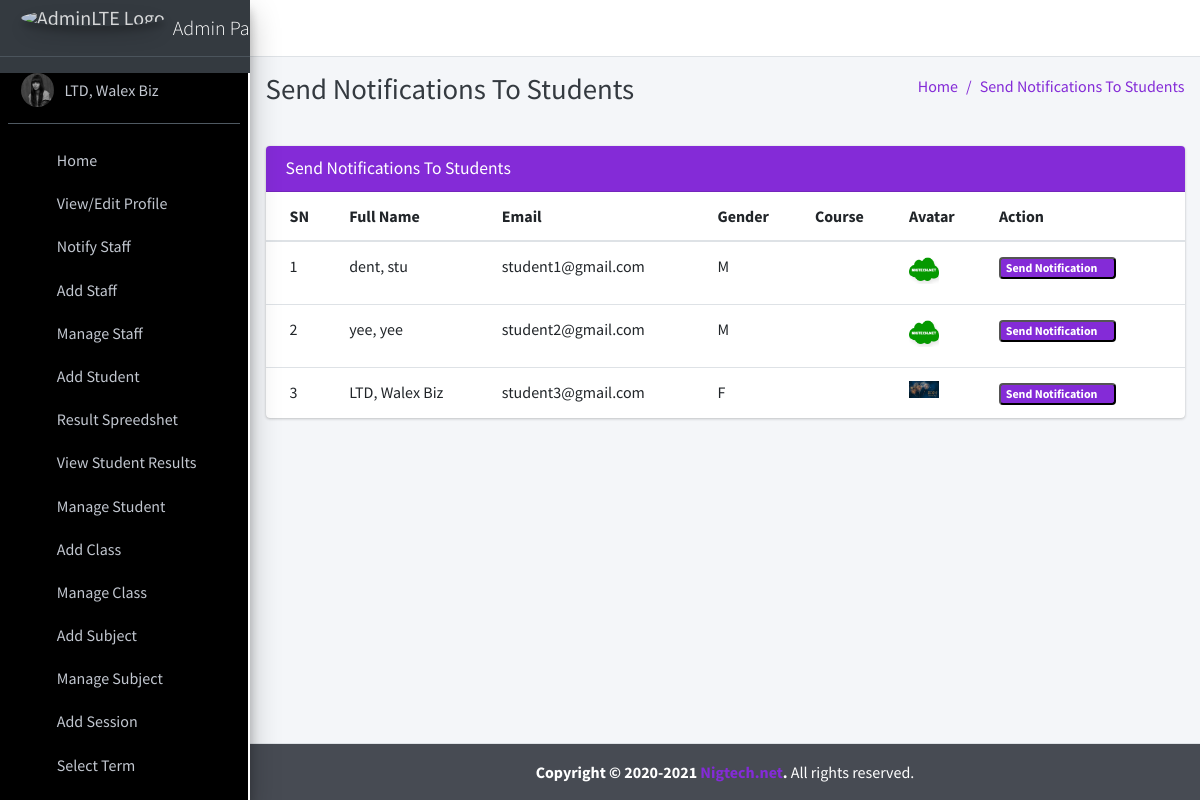
Page /admin_notify_student (signed in) on the committed database.
### main_app/models.py (models this page shows)
class CustomUser(AbstractUser):
    USER_TYPE = ((1, "HOD"), (2, "Staff"), (3, "Student"))
    GENDER = [("M", "Male"), ("F", "Female")]
    username = None  # Removed username, using email instead
    email = models.EmailField(unique=True)
    user_type = models.CharField(default=1, choices=USER_TYPE, max_length=1)
    gender = models.CharField(max_length=1, choices=GENDER)
    profile_pic = models.ImageField()
    address = models.TextField()
    fcm_token = models.TextField(default="")
    created_at = models.DateTimeField(auto_now_add=True)
    updated_at = models.DateTimeField(auto_now=True)
    USERNAME_FIELD = "email"
    REQUIRED_FIELDS = []
    objects = CustomUserManager()
    def __str__(self):
        return self.last_name + ", " + self.first_name

### main_app/hod_views.py (the view)
# urls.py: path("admin_notify_student", hod_views.admin_notify_student,
def admin_notify_student(request):
    student = CustomUser.objects.filter(user_type=3)
    context = {
        'page_title': "Send Notifications To Students",
        'students': student
    }
    return render(request, "hod_template/student_notification.html", context)

### main_app/templates/hod_template/student_notification.html (shortened to what this page needs)
{% extends 'main_app/base.html' %}
{% load static %}
{% block page_title %}{{page_title}}{% endblock page_title %}
{% block content %}
<section class="content">
    <div class="container-fluid">
      <div class="row">
          <div class="col-12">
            <div class="card card-primary">
              <div class="card-header">
                <h3 class="card-title">{{ page_title }}</h3>
              </div>
              <div class="card-body table-responsive p-0">
                <table class="table table-hover text-nowrap">
                  <thead>
                    <tr>
                                    <th>SN</th>
                                    <th>Full Name</th>
                                    <th>Email</th>
                                    <th>Gender</th>
                                    <th>Course</th>
                                    <th>Avatar</th>
                                    <th>Action</th>
                                </tr>
                            </thead>
                            <tbody>
                                {% for student in students %}
                                <tr>
                                    <td>{{ forloop.counter }}</td>
                                    <td>{{student.last_name}}, {{student.first_name}}</td>
                                    <td>{{student.email}}</td>
                                    <td>{{student.gender}}</td>
                                    <td>{{student.student.course.name}}</td>
                                    <td>
                                        {% if student.profile_pic == ""  %}
                                        No Image
                                        {% else %}
                                        <img class="img img-fluid mb-2" height="30px" width="30px"
                                            src="{{student.profile_pic}}" alt="">
                                        {% endif %}
                                    </td>
                                    <td><button data-toggle = "modal" data-target = "#myModal"class="badge badge-primary show_notification" value="{{student.id}}">Send Notification <i class="nav-icon fas fa-envelope"></i></button>
                                    </td>
                                </tr>
                                {% endfor %}
                            </tbody>
                        </table>
                    </div>
                </div>
            </div>
        </div>
    </div>
</section>
{% endblock content %}

### main_app/templates/main_app/sidebar_template.html (shortened to what this page needs)
{% load static %}
<aside class="main-sidebar sidebar-dark-primary elevation-4">
{% if request.user.user_type == '1' %}
    <a href="{% url 'admin_home' %}" class="brand-link">
        <img src="https://www.graphicsprings.com/filestorage/stencils/a85b7c149ea786ceeac77c4fa7fd7a56.png?width=500&height=500 " alt="AdminLTE Logo"
            class="brand-image img-circle elevation-3" style="opacity: .8">
        <span class="brand-text font-weight-light">Admin Panel</span>
    </a>
    <div class="sidebar" style="background-color: #000; color: #fff; border-right: 2px solid #fff;">
        <div class="user-panel mt-3 pb-3 mb-3 d-flex">
            <div class="image">
                <img src="{{ request.user.profile_pic}}" class="img-circle elevation-2" alt="User Image">
            </div>
            <div class="info">
                <a href="#" class="d-block">{{user}}</a>
            </div>
        </div>
        <nav class="mt-2">
            <ul class="nav nav-pills nav-sidebar flex-column" data-widget="treeview" role="menu" data-accordion="false">
                <li class="nav-item">
                    {% url 'admin_home' as admin_home %}
                    <a href="{{admin_home}}" class="nav-link {% if admin_home == request.path %} active {% endif %}">
                        <i class="nav-icon fas fa-home"></i>
                        <p>
                            Home
                        </p>
                    </a>
                </li>
                <li class="nav-item">
                    {% url 'admin_view_profile' as admin_view_profile %}
                    <a href="{{admin_view_profile}}" class="nav-link {% if admin_view_profile == request.path %} active {% endif %}">
                        <i class="nav-icon fas fa-user"></i>
                        <p>
                            View/Edit Profile
                        </p>
                    </a>
                </li>
                <li class="nav-item">
                    {% url 'admin_notify_staff' as admin_notify_staff %}
                    <a href="{{admin_notify_staff}}" class="nav-link {% if admin_notify_staff == request.path %} active {% endif %}">
                        <i class="nav-icon fas fa-envelope"></i>
                        <p>
                            Notify Staff
                        </p>
                    </a>
                </li>
                <li class="nav-item">
                    {% url 'add_staff' as add_staff %}
                    <a href="{{add_staff}}" class="nav-link {% if add_staff == request.path %} active {% endif %}">
                        <i class="nav-icon fas fa-plus-circle"></i>
                        <p>
                            Add Staff
                        </p>
                    </a>
                </li>
                <li class="nav-item">
                    {% url 'manage_staff' as manage_staff %}
                    {% url 'edit_staff' staff_id as edit_staff %}
                    <a href="{{manage_staff}}"
                        class="nav-link {% if manage_staff == request.path or request.path == edit_staff %} active {% endif %}">
                        <i class="nav-icon fas fa-tasks"></i>
                        <p>
                            Manage Staff
                        </p>
                    </a>
                </li>
                <li class="nav-item">
                    {% url 'add_student' as add_student %}
                    <a href="{{add_student}}" class="nav-link  {% if add_student == request.path %} active {% endif %}">
                        <i class="nav-icon fas fa-plus-circle"></i>
                        <p>
                            Add Student
                        </p>
                    </a>
                </li>
                <li class="nav-item">
                    {% url 'check_result_history' as check_result_history %}
                    <a href="{{check_result_history}}" class="nav-link  {% if check_result_history == request.path %} active {% endif %}">
                        <i class="nav-icon fas fa-plus-circle"></i>
                        <p>
                            Result Spreedshet
                        </p>
                    </a>
                </li>
                <li class="nav-item ">
                    <a href="#" class="nav-link">
                     <i class="nav-icon fas fa-copy"></i>
                        <p>
                        View Student Results
                        <i class="fas fa-angle-left right"></i>
                        </p>
                    </a>
                </li>
                <li class="nav-item">
                    {% url 'manage_student' as manage_student %}
                    {% url 'edit_student' student_id as edit_student %}
                    <a href="{{manage_student}}"
                        class="nav-link  {% if edit_student == request.path or manage_student == request.path %} active {% endif %}">
                        <i class="nav-icon fas fa-tasks"></i>
                        <p>
                            Manage Student
                        </p>
                    </a>
                </li>
                <li class="nav-item">
                    {% url 'add_course' as add_course %}
                    <a href="{{add_course}}" class="nav-link  {% if add_course == request.path %} active {% endif %}">
                        <i class="nav-icon fas fa-book"></i>
                        <p>
                            Add Class
                        </p>
                    </a>
                </li>
                <li class="nav-item">
                    {% url 'manage_course' as manage_course %}
                    {% url 'edit_course' course_id as edit_course %}
                    <a href="{{manage_course}}"
                        class="nav-link  {% if edit_course == request.path or manage_course == request.path %} active {% endif %}">
                        <i class="nav-icon fas fa-book-open"></i>
                        <p>
                            Manage Class
                        </p>
                    </a>
                </li>
                <li class="nav-item">
                    {% url 'add_subject' as add_subject %}
                    <a href="{{add_subject}}" class="nav-link  {% if add_subject == request.path %} active {% endif %}">
                        <i class="nav-icon fas fa-book-reader"></i>
                        <p>
                            Add Subject
                        </p>
                    </a>
                </li>
                <li class="nav-item">
                    {% url 'manage_subject' as manage_subject %}
                    {% url 'edit_subject' subject_id as edit_subject %}
                    <a href="{{manage_subject}}"
                        class="nav-link  {% if edit_subject == request.path or manage_subject == request.path %} active {% endif %}">
                        <i class="nav-icon fas fa-th"></i>
                        <p>
                            Manage Subject
                        </p>
                    </a>
                </li>
                <li class="nav-item">
                    {% url 'add_session' as add_session %}
                    <a href="{{add_session}}" class="nav-link  {% if add_session == request.path %} active {% endif %}">
                        <i class="nav-icon fas fa-book-open"></i>
                        <p>
                            Add Session
                        </p>
                    </a>
                </li>
                <li class="nav-item">
                    {% url 'select_term' as select_term %}
                    <a href="{{select_term}}" class="nav-link  {% if select_term == request.path %} active {% endif %}">
                        <i class="nav-icon fas fa-book-open"></i>
                        <p>
                            Select Term
                        </p>
                    </a>
                </li>
                <li class="nav-item">
                {% url 'manage_session' as manage_session %}
                {% url 'edit_session' session_id as edit_session %}
                <a href="{{manage_session}}"
                    class="nav-link  {% if edit_session == request.path or manage_session == request.path %} active {% endif %}">
                </a>
                </li>
{% endif %}
</ul>
</nav>
</div>
</aside>

### rows in the picture
CustomUser: user.profile_pic (picture), last_name+first_name "LTD, Walex Biz"
CustomUser: last_name "dent", first_name "stu", email "student1@gmail.com", gender "M", profile_pic (picture), {{ student.id }} 3 (drawn)
CustomUser: last_name "yee", first_name "yee", email "student2@gmail.com", gender "M", profile_pic (picture), {{ student.id }} 4 (drawn)
CustomUser: last_name "LTD", first_name "Walex Biz", email "student3@gmail.com", gender "F", profile_pic (picture), {{ student.id }} 6 (drawn)

### other values in the picture
{{ page_title }} "Send Notifications To Students"
